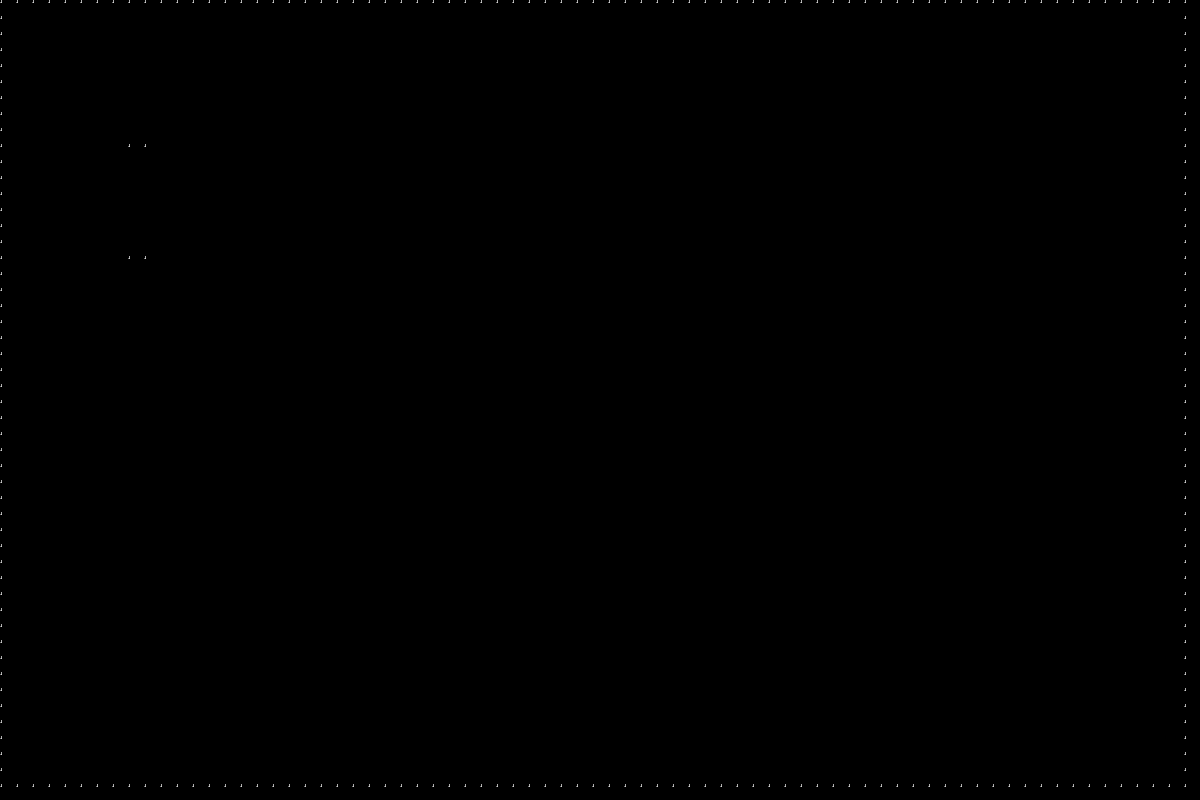

This game map was drawn from its Tiled (.tmx) file and the tilesets committed beside it. A one-line description and the trimmed map source follow:
An orthogonal 75x50 tile map with 16x16 px tiles, 1 tile layer (Tile Layer 1) and 1 object.

<map version="1.10" tiledversion="1.12.2" orientation="orthogonal" renderorder="right-down" width="75" height="50" tilewidth="16" tileheight="16" infinite="0" nextlayerid="3" nextobjectid="2">
 <tileset firstgid="1" source="place_holder_tileset.tsx" />
 <layer id="1" name="Tile Layer 1" width="75" height="50">
  <data>[3750 cells, 250 non-empty, 1 distinct tile ids]</data>
 </layer>
 <objectgroup id="2" name="object_layer">
  <object id="1" x="900.633" y="159.252" width="60" height="90">
   <properties>
    <property name="ability_type" value="slow_time" />
   </properties>
  </object>
 </objectgroup>
</map>
